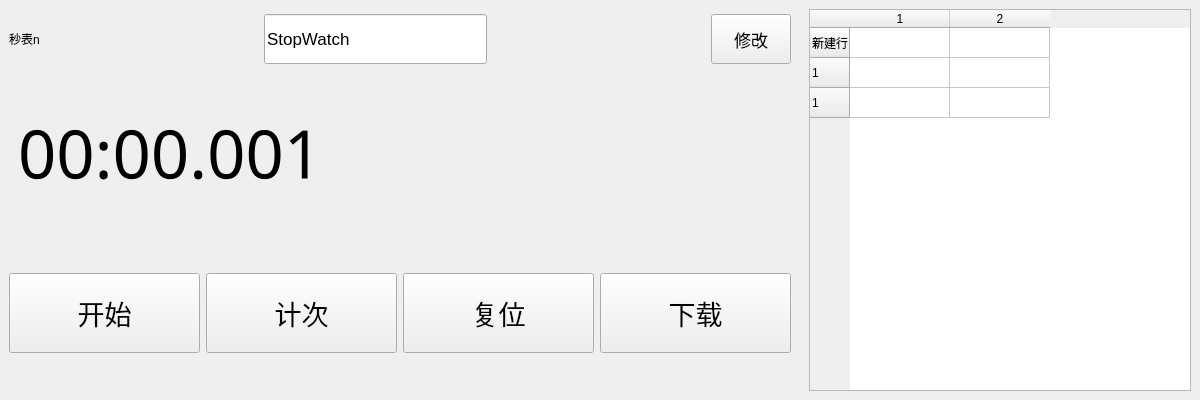
<?xml version="1.0" encoding="UTF-8"?>
<ui version="4.0">
 <class>StopwatchClockWdg</class>
 <widget class="QWidget" name="StopwatchClockWdg">
  <property name="geometry">
   <rect>
    <x>0</x>
    <y>0</y>
    <width>1200</width>
    <height>400</height>
   </rect>
  </property>
  <property name="minimumSize">
   <size>
    <width>1200</width>
    <height>400</height>
   </size>
  </property>
  <property name="windowTitle">
   <string>Form</string>
  </property>
  <layout class="QHBoxLayout" name="horizontalLayout">
   <property name="spacing">
    <number>0</number>
   </property>
   <property name="leftMargin">
    <number>0</number>
   </property>
   <property name="topMargin">
    <number>0</number>
   </property>
   <property name="rightMargin">
    <number>0</number>
   </property>
   <property name="bottomMargin">
    <number>0</number>
   </property>
   <item>
    <widget class="QWidget" name="widget" native="true">
     <property name="maximumSize">
      <size>
       <width>800</width>
       <height>16777215</height>
      </size>
     </property>
     <layout class="QVBoxLayout" name="verticalLayout">
      <item>
       <widget class="QWidget" name="widget_5" native="true">
        <property name="maximumSize">
         <size>
          <width>16777215</width>
          <height>60</height>
         </size>
        </property>
        <layout class="QHBoxLayout" name="horizontalLayout_4">
         <property name="spacing">
          <number>0</number>
         </property>
         <property name="leftMargin">
          <number>0</number>
         </property>
         <property name="topMargin">
          <number>0</number>
         </property>
         <property name="rightMargin">
          <number>0</number>
         </property>
         <property name="bottomMargin">
          <number>0</number>
         </property>
         <item>
          <widget class="QLabel" name="labClockNum">
           <property name="text">
            <string>秒表n</string>
           </property>
          </widget>
         </item>
         <item>
          <spacer name="horizontalSpacer_2">
           <property name="orientation">
            <enum>Qt::Horizontal</enum>
           </property>
           <property name="sizeHint" stdset="0">
            <size>
             <width>200</width>
             <height>20</height>
            </size>
           </property>
          </spacer>
         </item>
         <item>
          <widget class="QLineEdit" name="leClockName">
           <property name="minimumSize">
            <size>
             <width>0</width>
             <height>50</height>
            </size>
           </property>
           <property name="font">
            <font>
             <pointsize>13</pointsize>
            </font>
           </property>
           <property name="text">
            <string>StopWatch</string>
           </property>
          </widget>
         </item>
         <item>
          <spacer name="horizontalSpacer_3">
           <property name="orientation">
            <enum>Qt::Horizontal</enum>
           </property>
           <property name="sizeHint" stdset="0">
            <size>
             <width>40</width>
             <height>20</height>
            </size>
           </property>
          </spacer>
         </item>
         <item>
          <widget class="QPushButton" name="btnNameModify">
           <property name="minimumSize">
            <size>
             <width>0</width>
             <height>50</height>
            </size>
           </property>
           <property name="font">
            <font>
             <pointsize>13</pointsize>
            </font>
           </property>
           <property name="text">
            <string>修改</string>
           </property>
          </widget>
         </item>
        </layout>
       </widget>
      </item>
      <item>
       <widget class="QWidget" name="widget_4" native="true">
        <layout class="QHBoxLayout" name="horizontalLayout_3">
         <item>
          <widget class="QLabel" name="labShowTime">
           <property name="minimumSize">
            <size>
             <width>400</width>
             <height>0</height>
            </size>
           </property>
           <property name="font">
            <font>
             <family>Adobe 宋体 Std L</family>
             <pointsize>50</pointsize>
            </font>
           </property>
           <property name="text">
            <string>00:00.001</string>
           </property>
          </widget>
         </item>
         <item>
          <spacer name="horizontalSpacer">
           <property name="orientation">
            <enum>Qt::Horizontal</enum>
           </property>
           <property name="sizeHint" stdset="0">
            <size>
             <width>355</width>
             <height>20</height>
            </size>
           </property>
          </spacer>
         </item>
        </layout>
       </widget>
      </item>
      <item>
       <widget class="QWidget" name="widget_3" native="true">
        <layout class="QHBoxLayout" name="horizontalLayout_2">
         <property name="leftMargin">
          <number>0</number>
         </property>
         <property name="topMargin">
          <number>0</number>
         </property>
         <property name="rightMargin">
          <number>0</number>
         </property>
         <property name="bottomMargin">
          <number>0</number>
         </property>
         <item>
          <widget class="QPushButton" name="btnStart">
           <property name="minimumSize">
            <size>
             <width>0</width>
             <height>80</height>
            </size>
           </property>
           <property name="font">
            <font>
             <pointsize>20</pointsize>
            </font>
           </property>
           <property name="text">
            <string>开始</string>
           </property>
          </widget>
         </item>
         <item>
          <widget class="QPushButton" name="btnTimeCount">
           <property name="minimumSize">
            <size>
             <width>0</width>
             <height>80</height>
            </size>
           </property>
           <property name="font">
            <font>
             <pointsize>20</pointsize>
            </font>
           </property>
           <property name="text">
            <string>计次</string>
           </property>
          </widget>
         </item>
         <item>
          <widget class="QPushButton" name="btnReset">
           <property name="minimumSize">
            <size>
             <width>0</width>
             <height>80</height>
            </size>
           </property>
           <property name="font">
            <font>
             <pointsize>20</pointsize>
            </font>
           </property>
           <property name="text">
            <string>复位</string>
           </property>
          </widget>
         </item>
         <item>
          <widget class="QPushButton" name="btnDownload">
           <property name="minimumSize">
            <size>
             <width>0</width>
             <height>80</height>
            </size>
           </property>
           <property name="font">
            <font>
             <pointsize>20</pointsize>
            </font>
           </property>
           <property name="text">
            <string>下载</string>
           </property>
          </widget>
         </item>
        </layout>
       </widget>
      </item>
     </layout>
    </widget>
   </item>
   <item>
    <widget class="QWidget" name="widget_2" native="true">
     <property name="maximumSize">
      <size>
       <width>400</width>
       <height>16777215</height>
      </size>
     </property>
     <layout class="QGridLayout" name="gridLayout">
      <item row="0" column="0">
       <widget class="QTableWidget" name="tableWdgTimeCount">
        <row>
         <property name="text">
          <string>新建行</string>
         </property>
        </row>
        <row>
         <property name="text">
          <string>1</string>
         </property>
        </row>
        <row>
         <property name="text">
          <string>1</string>
         </property>
        </row>
        <column>
         <property name="text">
          <string>1</string>
         </property>
        </column>
        <column>
         <property name="text">
          <string>2</string>
         </property>
        </column>
       </widget>
      </item>
     </layout>
    </widget>
   </item>
  </layout>
 </widget>
 <resources/>
 <connections/>
</ui>
